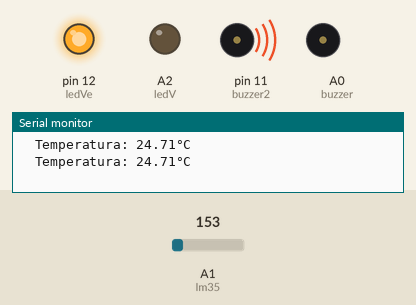
Recording of a sketch running on a simulated Arduino Uno, built with avr-gcc and run on an emulated ATmega328P. Shown: output pins drawn as LEDs (lit = HIGH), buzzer (waves = sounding, pin HIGH), the last lines printed to the serial monitor. The inputs (shaded band) are chosen by the test bench; at power-on: A1 (lm35) = 153.

Above: at 2.7 s.
2.8 s: A1 (lm35) set to 164
At 4.5 s:
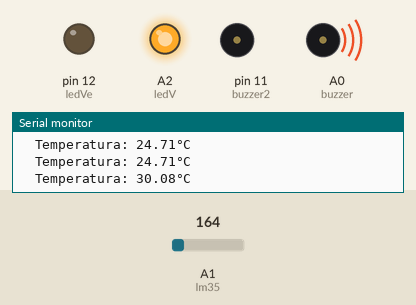
5.0 s: A1 (lm35) set to 133
At 6.1 s:
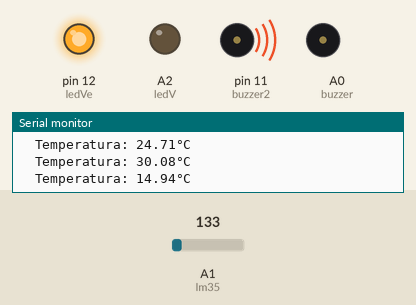
7.0 s: A1 (lm35) set to 165
At 8.8 s:
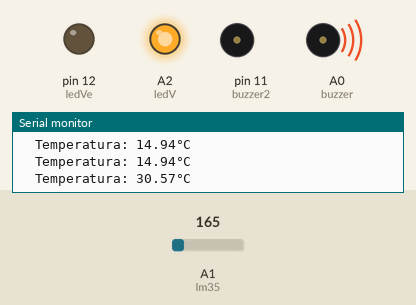
Timing chart, 0 to 10.3 s (numbered marks = the images above; inputs shaded):
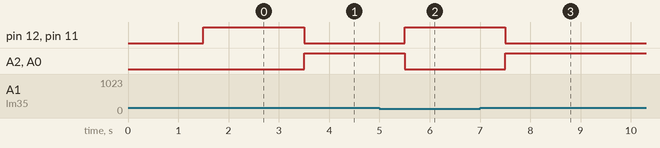

The sketch:

cod_simulacao.ino
```cpp
// Código do protótipo simulado no tinkercad, precisamos usar componentes genéricos, pois a simulação não possui os componentes específicos


const int lm35 = A1; // Define o pino do sensor de temperatura
const int buzzer = A0; // define o pino do buzzer 1
const int ledV = A2; // Define o pino do led verde
const int ledVe = 12; // Define o pino do led vermelho
const int buzzer2 = 11; // Define o pino do buzzer 2

void setup()
{
  Serial.begin(9600); // Inicia o monitor serial
  delay(1500); // Delay de 1,5 segundos para atuzalização do monitor serial
  pinMode(buzzer, OUTPUT); // Define a entrada do buzzer como saída
  pinMode(ledV, OUTPUT); // Define a entrada do LED vermelho como saída
  pinMode(ledVe, OUTPUT);// Define a entrada do LED verde com saída
  pinMode(buzzer2, OUTPUT); // Define a entrada do buzzer 2 como saída
}

void loop()
{
  int SensorTempTensao=analogRead(lm35);
  float Tensao=SensorTempTensao*5;
  Tensao/=1024;
  float TemperaturaC =(Tensao-0.5)*100; //equação de conversão fe tensão para temperatura

 Serial.print("  Temperatura: ");
 Serial.print(TemperaturaC);
 Serial.println("°C");// Imprime a temperatura em Graus Celsius

 if (TemperaturaC < 27.0) {
    digitalWrite(ledVe, HIGH); // Acende o LED verde
    digitalWrite(buzzer2,HIGH);//liga o sinal sonoro do buzzer2
    digitalWrite(ledV, LOW); //apaga o LED de alerta
    digitalWrite(buzzer, LOW);// Desliga o sinal sonoro do buzzer
  } else {
    digitalWrite(ledV, HIGH); // Acende o LED de alerta
    digitalWrite(ledVe, LOW);  // Apaga o LED verder
    digitalWrite(buzzer, HIGH);// Liga o sinal sonoro do buzzer
    digitalWrite(buzzer2, LOW);//desliga o sinal sonoro do buzzer2

    delay(1000);
}

  delay(1000);
  }
```

Measured:
- the behaviour switches between 157 and 158 on A1 (lm35) (found by bisection; images 0 and 1)
- after the input at 2.8 s, pin 12 (ledVe), pin 11 (buzzer2): HIGH → LOW after 0.70 s; A2 (ledV), A0 (buzzer): LOW → HIGH after 0.70 s
- after the input at 5.0 s, pin 12 (ledVe), pin 11 (buzzer2): LOW → HIGH after 0.50 s; A2 (ledV), A0 (buzzer): HIGH → LOW after 0.50 s
- after the input at 7.0 s, pin 12 (ledVe), pin 11 (buzzer2): HIGH → LOW after 0.50 s; A2 (ledV), A0 (buzzer): LOW → HIGH after 0.50 s
